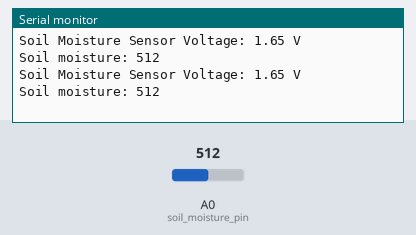
The sketch below on a simulated Arduino Uno, built with avr-gcc and run on an emulated ATmega328P. Parts: the last lines printed to the serial monitor. Inputs (shaded band) come from the test bench; at power-on: A0 (soil_moisture_pin) = 512.

Above: at 1.8 s.
1.9 s: A0 (soil_moisture_pin) set to 716
At 2.8 s:
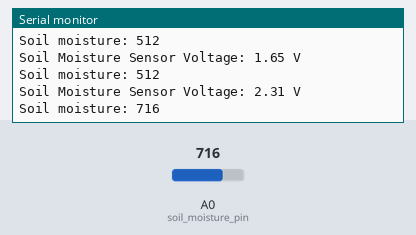
3.4 s: A0 (soil_moisture_pin) set to 900
At 4.8 s:
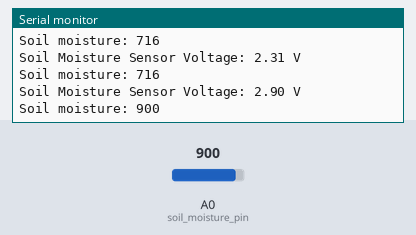
Timing chart, 0 to 6.4 s (numbered marks = the images above; inputs shaded):
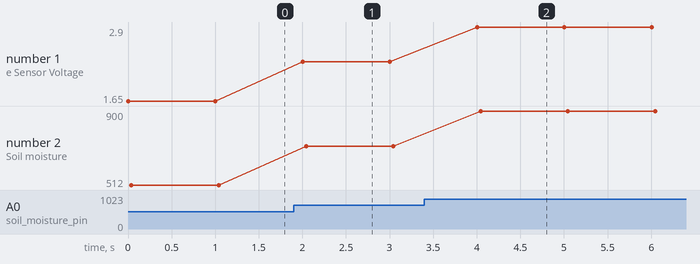

Measured:
- after the input at 1.9 s, the serial monitor: prints a new line after 0.10 s (image 1)
- after the input at 3.4 s, the serial monitor: prints a new line after 0.60 s (image 2)
- plotted number 1: 1.65 → 2.31 after the input at 1.9 s, 2.31 → 2.9 after the input at 3.4 s
- plotted number 2: 512 → 716 after the input at 1.9 s, 716 → 900 after the input at 3.4 s

The sketch:

Capacitive_Soil_Moisture_Sensor.ino
```cpp
// Simple code for Measuring Voltage from
// Capacitive soil moisture sensor
// Rainer Hoppe, https://test-wetterstation.de


int soil_moisture_pin = A0; // AOUT pin on sensor
int iSoil_moisture=0;

void setup() {
  Serial.begin(9600); // serial port setup
  analogReference(EXTERNAL); // set the analog reference to 3.3V
}

void loop() {

  iSoil_moisture = analogRead(soil_moisture_pin);
  Serial.print("Soil Moisture Sensor Voltage: ");
  Serial.print((float(iSoil_moisture)/1023.0)*3.3); // read sensor
  Serial.println(" V");

  Serial.print("Soil moisture: ");
  Serial.println(iSoil_moisture);

  delay(1000); // slight delay between readings
}
```
